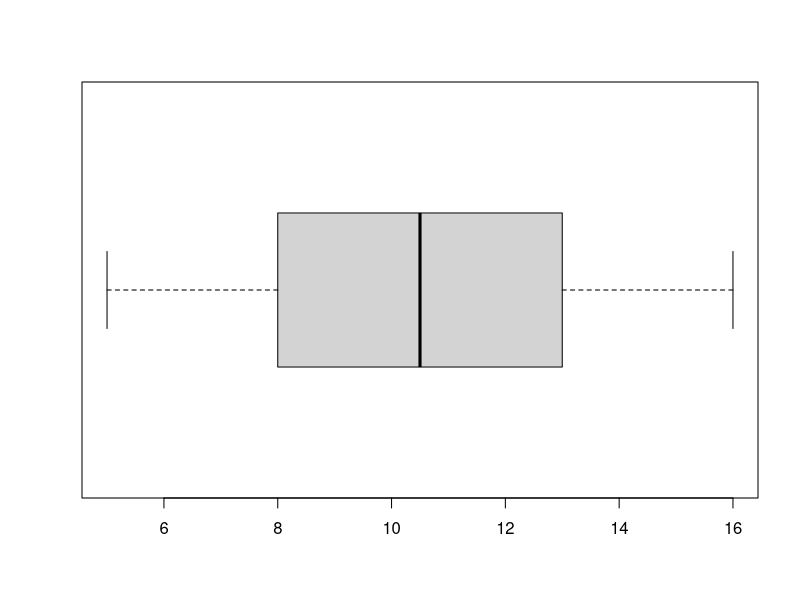
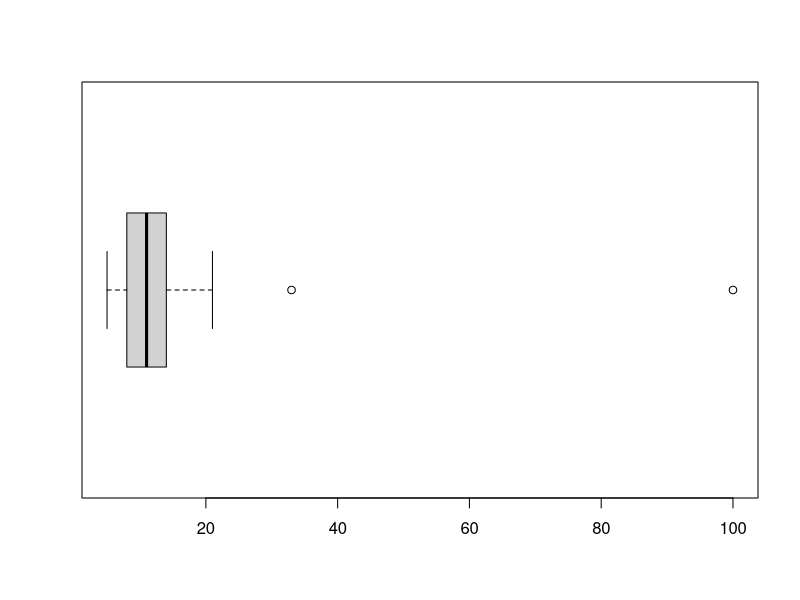

R code for these plots, in order: (Note: this script raises an error after producing the figures.)
# install.packages("outliers")
# install.packages("EnvStats")

# library(outliers)
# library(EnvStats)

# Test de Grubbs
set.seed(333)
df <- sample(5:16,100, replace = TRUE)
boxplot(df, horizontal = TRUE)
df2 <- df
# df2[c(10,21,45)] <- c(21,33,100) # Remplazamos la posicion 10, 21 y 45 por los valores 21, 33 y 100
df2[c(10, 17, 45)]<- c(21, 33, 100)

boxplot(df2, horizontal = TRUE)
test_grubbs <- grubbs.test(df2)
test_grubbs

test_grubbs <- grubbs.test(df2, opposite = T)
test_grubbs

#Conlusion: No hay evidencia estadistica para rechazar que el minimo de los datos no es un valor atipico 

which(df2%in%boxplot(df2)$out)
df2<-df2[-45]
boxplot(df2, horizontal = T)
test_grubbs <- grubbs.test(df2)
test_grubbs
df2<-df2[-17]#Teniendo en cuenta que el valor de alfa es 0.05, no se rechaza Ho. Pvalor > alfa
grubbs.test(df2)
test_grubbs <- grubbs.test(df2, opposite = T)
test_grubbs
